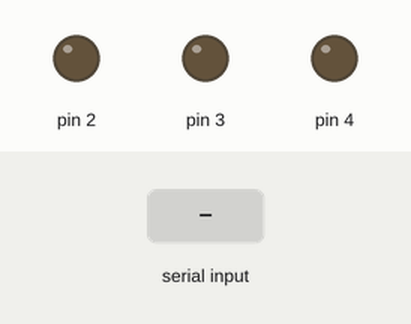
Simulated run of this sketch. Board: Arduino Uno, built with avr-gcc and run on an emulated ATmega328P. On the bench: output pins drawn as LEDs (lit = HIGH). The test bench sets the inputs (shaded band).

Above: at 1.2 s.
1.3 s: byte 1 (1) received over Serial
At 2.0 s:
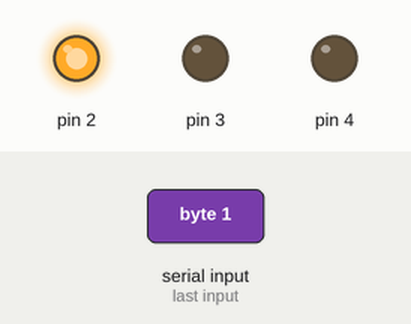
2.8 s: byte 3 (3) received over Serial
At 3.2 s:
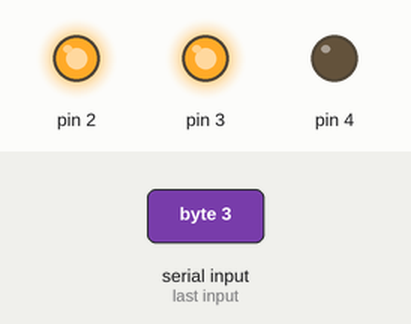
4.3 s: byte 2 (2) received over Serial
At 5.5 s:
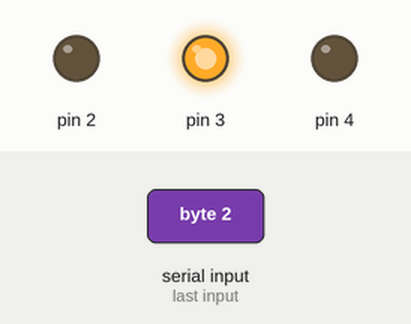
5.8 s: byte 5 (5) received over Serial
At 6.6 s:
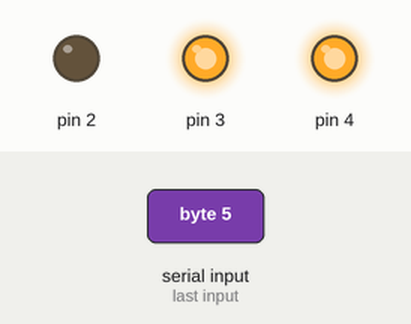
7.3 s: byte 4 (4) received over Serial
At 7.8 s:
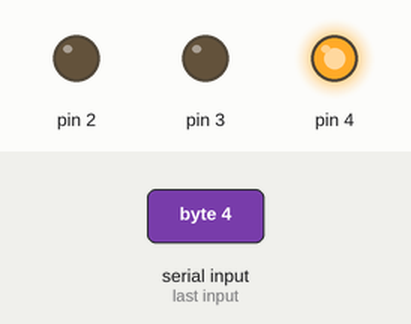
8.8 s: byte 1 (1) received over Serial
At 10.1 s:
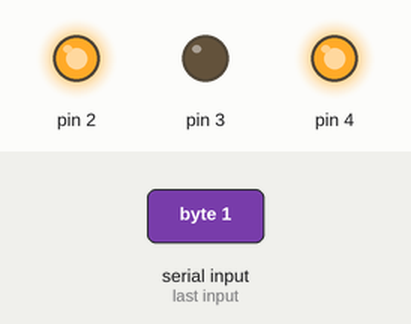
Timing chart, 0 to 11.3 s (numbered marks = the images above; inputs shaded):
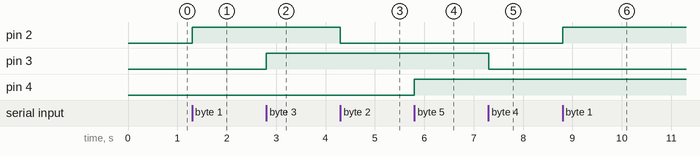

Measured:
- after the input at 1.3 s, pin 2: LOW → HIGH at once
- after the input at 2.8 s, pin 3: LOW → HIGH at once
- after the input at 4.3 s, pin 2: HIGH → LOW at once
- after the input at 5.8 s, pin 4: LOW → HIGH at once
- after the input at 7.3 s, pin 3: HIGH → LOW at once
- after the input at 8.8 s, pin 2: LOW → HIGH at once

The sketch:

kayitli_c__veri_gonderme.ino
```cpp
int data;
void setup() {
  Serial.begin(9600);
  pinMode(2,OUTPUT);
  pinMode(3,OUTPUT);
  pinMode(4,OUTPUT);
}

void loop() {

  if(Serial.available())
  {
    data=Serial.read();
    data=data%10;
    if(data==1)
    {
      digitalWrite(2,HIGH);
    }
    else if(data==2)
    {
      digitalWrite(2,LOW);
    }
    else if(data==3)
    {
      digitalWrite(3,HIGH);
    }
    else if(data==4)
    {
      digitalWrite(3,LOW);
    }
    else if(data==5)
    {
      digitalWrite(4,HIGH);
    }
    else if(data==6)
    {
      digitalWrite(4,LOW);
    }

  }
}
```
